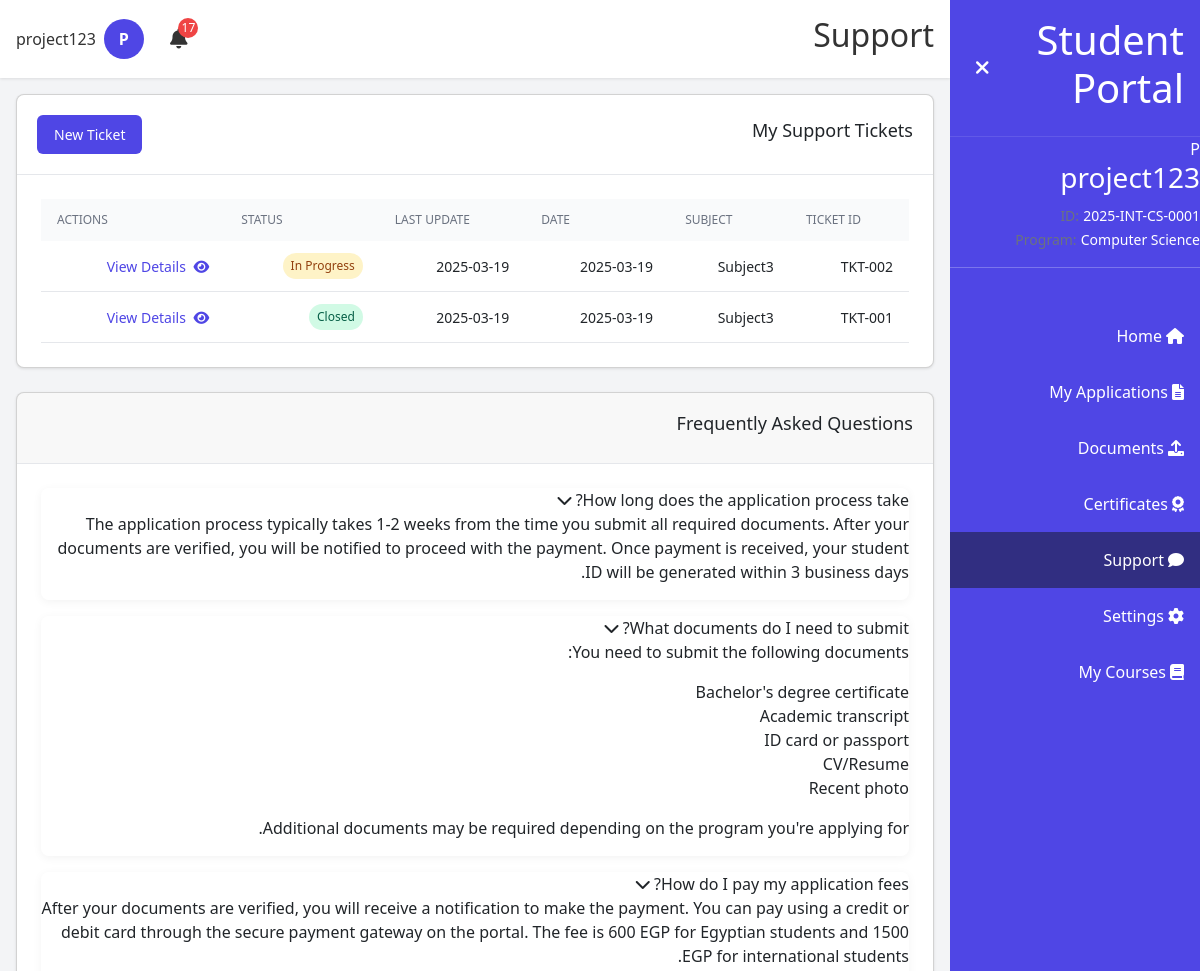
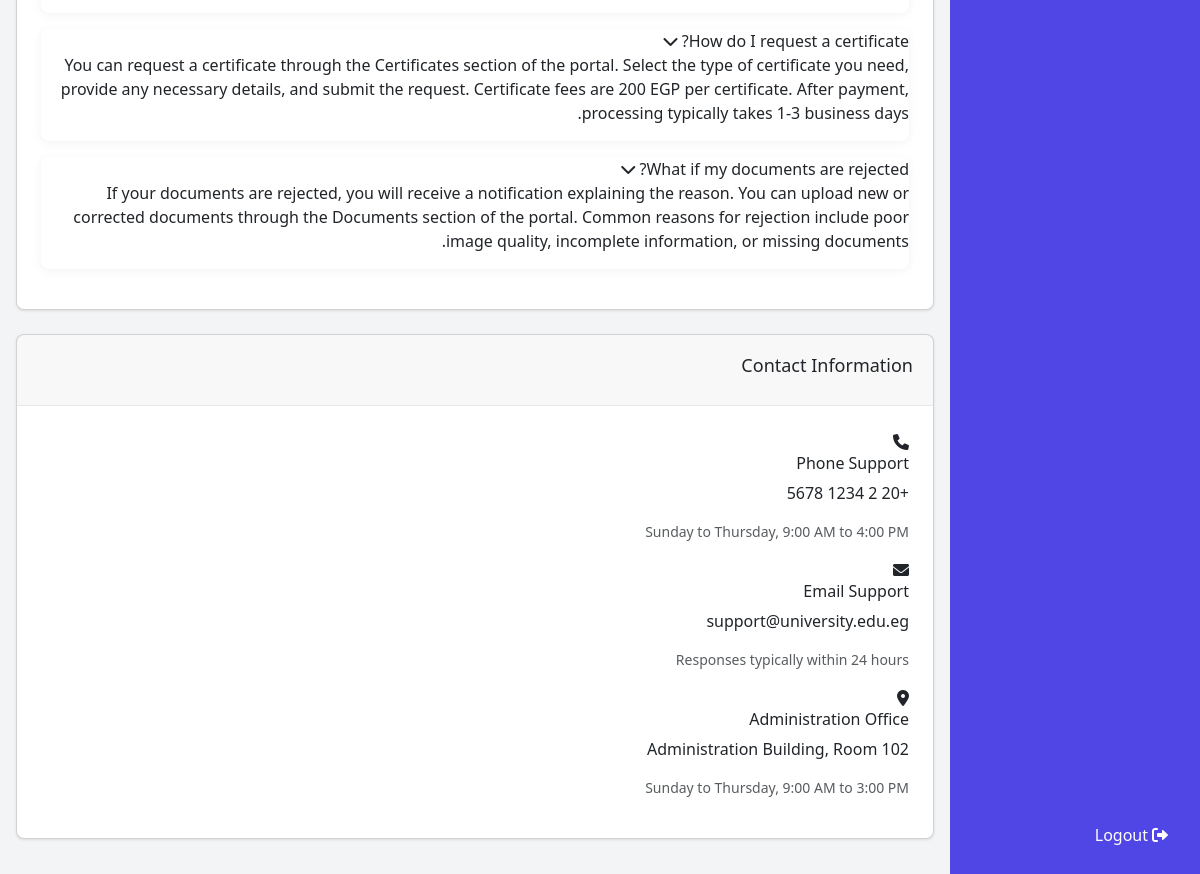
/student/support (signed in), run on the app's committed database (2 pictures, top to bottom).
### models.py (models this page shows, shortened)
class User(db.Model, UserMixin):
    __tablename__ = 'user'
    __table_args__ = {'extend_existing': True}
    id = db.Column(db.Integer, primary_key=True)
    email = db.Column(db.String(120), unique=True, nullable=False)
    password_hash = db.Column(db.String(128), nullable=False)
    full_name = db.Column(db.String(100), nullable=False)
    phone = db.Column(db.String(20), nullable=True)
    nationality = db.Column(db.String(50), nullable=True)
    education = db.Column(db.String(50), nullable=True)
    role = db.Column(db.String(20), default='student')
    created_at = db.Column(db.DateTime, default=datetime.utcnow)
    applications = db.relationship('Application', backref='user', lazy=True)
    documents = db.relationship('Document', backref='user', lazy=True)
    certificates = db.relationship('Certificate', backref='user', lazy=True)
    tickets = db.relationship('Ticket', backref='user', lazy=True)
    notifications = db.relationship('Notification', backref='user', lazy=True)
    def is_admin(self):
        return self.role == 'admin'

class StudentID(db.Model):
    __tablename__ = 'student_id'
    __table_args__ = {'extend_existing': True}
    id = db.Column(db.Integer, primary_key=True)
    student_id = db.Column(db.String(20), unique=True, nullable=False)
    application_id = db.Column(db.Integer, db.ForeignKey('application.id'), unique=True, nullable=False)
    application = db.relationship('Application', backref='student_id', lazy=True)
    created_at = db.Column(db.DateTime, default=datetime.utcnow)

class Application(db.Model):
    __tablename__ = 'application'
    __table_args__ = {'extend_existing': True}
    id = db.Column(db.Integer, primary_key=True)
    app_id = db.Column(db.String(20), unique=True, nullable=False)
    user_id = db.Column(db.Integer, db.ForeignKey('user.id'), nullable=False)
    program = db.Column(db.String(200), nullable=False)  # This stores the program name
    program_id = db.Column(db.Integer, db.ForeignKey('programs.id'), nullable=True)
    program_relation = db.relationship('Program', backref='applications', lazy=True)
    status = db.Column(db.String(50), default='Pending Review')
    payment_status = db.Column(db.String(20), default='Pending')
    date_submitted = db.Column(db.DateTime, default=datetime.utcnow)

class Ticket(db.Model):
    __tablename__ = 'ticket'
    __table_args__ = {'extend_existing': True}
    id = db.Column(db.Integer, primary_key=True)
    ticket_id = db.Column(db.String(20), unique=True, nullable=False)
    user_id = db.Column(db.Integer, db.ForeignKey('user.id'), nullable=False)
    subject = db.Column(db.String(100), nullable=False)
    status = db.Column(db.String(20), default='Open')
    created_at = db.Column(db.DateTime, default=datetime.utcnow)
    messages = db.relationship('TicketMessage', backref='ticket', lazy=True, order_by='TicketMessage.created_at')

class TicketMessage(db.Model):
    __tablename__ = 'ticket_message'
    __table_args__ = {'extend_existing': True}
    id = db.Column(db.Integer, primary_key=True)
    ticket_id = db.Column(db.Integer, db.ForeignKey('ticket.id'), nullable=False)
    sender = db.Column(db.String(20), nullable=False)
    message = db.Column(db.Text, nullable=False)
    created_at = db.Column(db.DateTime, default=datetime.utcnow)

### run.py (the view)
@app.route('/student/support')
@login_required
def student_support():
    if current_user.is_admin():
        return redirect(url_for('admin_dashboard'))
    tickets = Ticket.query.filter_by(user_id=current_user.id).order_by(Ticket.created_at.desc()).all()
    return render_template('student/support.html', tickets=tickets)

### templates/student/support.html (shortened to what this page needs)
{% extends "student_layout.html" %}
{% block page_title %}Support{% endblock %}
{% block main_content %}
<div class="card">
    <div class="card-header-with-actions">
        <h3>My Support Tickets</h3>
        <a href="{{ url_for('student_new_ticket') }}" class="btn primary">New Ticket</a>
    </div>
    <div class="card-body">
        {% if tickets %}
            <div class="table-container">
                <table class="full-width-table">
                    <thead>
                        <tr>
                            <th>Ticket ID</th>
                            <th>Subject</th>
                            <th>Date</th>
                            <th>Last Update</th>
                            <th>Status</th>
                            <th>Actions</th>
                        </tr>
                    </thead>
                    <tbody>
                        {% for ticket in tickets|sort(attribute='created_at', reverse=true) %}
                            <tr>
                                <td>{{ ticket.ticket_id }}</td>
                                <td>{{ ticket.subject }}</td>
                                <td>{{ ticket.created_at.strftime('%Y-%m-%d') }}</td>
                                <td>
                                    {% if ticket.messages %}
                                        {{ ticket.messages[-1].created_at.strftime('%Y-%m-%d') }}
                                    {% else %}
                                        {{ ticket.created_at.strftime('%Y-%m-%d') }}
                                    {% endif %}
                                </td>
                                <td>
                                    <span class="status-badge
                                        {% if ticket.status == 'Open' %}red
                                        {% elif ticket.status == 'In Progress' %}yellow
                                        {% elif ticket.status == 'Closed' %}green
                                        {% endif %}">
                                        {{ ticket.status }}
                                    </span>
                                </td>
                                <td>
                                    <a href="{{ url_for('student_ticket_detail', ticket_id=ticket.id) }}" class="btn-link">
                                        <i class="fas fa-eye"></i> View Details
                                    </a>
                                </td>
                            </tr>
                        {% endfor %}
                    </tbody>
                </table>
            </div>
        {% else %}
            <div class="text-center py-10">
                <p class="text-muted mb-4">You haven't created any support tickets yet.</p>
                <a href="{{ url_for('student_new_ticket') }}" class="btn primary">Create Ticket</a>
            </div>
        {% endif %}
    </div>
</div>
<div class="card mt-6">
    <div class="card-header">
        <h3>Frequently Asked Questions</h3>
    </div>
    <div class="card-body">
        <div class="faq-container">
            <div class="faq-item">
                <div class="faq-question" onclick="toggleFAQ(this)">
                    How long does the application process take?
                    <i class="fas fa-chevron-down"></i>
                </div>
                <div class="faq-answer">
                    <p>The application process typically takes 1-2 weeks from the time you submit all required documents. After your documents are verified, you will be notified to proceed with the payment. Once payment is received, your student ID will be generated within 3 business days.</p>
                </div>
            </div>
            <div class="faq-item">
                <div class="faq-question" onclick="toggleFAQ(this)">
                    What documents do I need to submit?
                    <i class="fas fa-chevron-down"></i>
                </div>
                <div class="faq-answer">
                    <p>You need to submit the following documents:</p>
                    <ul class="ml-6" style="list-style-type: disc;">
                        <li>Bachelor's degree certificate</li>
                        <li>Academic transcript</li>
                        <li>ID card or passport</li>
                        <li>CV/Resume</li>
                        <li>Recent photo</li>
                    </ul>
                    <p>Additional documents may be required depending on the program you're applying for.</p>
                </div>
            </div>
            <div class="faq-item">
                <div class="faq-question" onclick="toggleFAQ(this)">
                    How do I pay my application fees?
                    <i class="fas fa-chevron-down"></i>
                </div>
                <div class="faq-answer">
                    <p>After your documents are verified, you will receive a notification to make the payment. You can pay using a credit or debit card through the secure payment gateway on the portal. The fee is 600 EGP for Egyptian students and 1500 EGP for international students.</p>
                </div>
            </div>
            <div class="faq-item">
                <div class="faq-question" onclick="toggleFAQ(this)">
                    How do I request a certificate?
                    <i class="fas fa-chevron-down"></i>
                </div>
                <div class="faq-answer">
                    <p>You can request a certificate through the Certificates section of the portal. Select the type of certificate you need, provide any necessary details, and submit the request. Certificate fees are 200 EGP per certificate. After payment, processing typically takes 1-3 business days.</p>
                </div>
            </div>
            <div class="faq-item">
                <div class="faq-question" onclick="toggleFAQ(this)">
                    What if my documents are rejected?
                    <i class="fas fa-chevron-down"></i>
                </div>
                <div class="faq-answer">
                    <p>If your documents are rejected, you will receive a notification explaining the reason. You can upload new or corrected documents through the Documents section of the portal. Common reasons for rejection include poor image quality, incomplete information, or missing documents.</p>
                </div>
            </div>
        </div>
    </div>
</div>
<div class="card mt-6">
    <div class="card-header">
        <h3>Contact Information</h3>
    </div>
    <div class="card-body">
        <div class="contact-info">
            <div class="contact-item">
                <i class="fas fa-phone contact-icon"></i>
                <div>
                    <h4>Phone Support</h4>
                    <p>+20 2 1234 5678</p>
                    <p class="text-muted">Sunday to Thursday, 9:00 AM to 4:00 PM</p>
                </div>
            </div>
            <div class="contact-item">
                <i class="fas fa-envelope contact-icon"></i>
                <div>
                    <h4>Email Support</h4>
                    <p>support@university.edu.eg</p>
                    <p class="text-muted">Responses typically within 24 hours</p>
                </div>
            </div>
            <div class="contact-item">
                <i class="fas fa-map-marker-alt contact-icon"></i>
                <div>
                    <h4>Administration Office</h4>
                    <p>Administration Building, Room 102</p>
                    <p class="text-muted">Sunday to Thursday, 9:00 AM to 3:00 PM</p>
                </div>
            </div>
        </div>
    </div>
</div>
{% endblock %}

### templates/student_layout.html (shortened to what this page needs)
{% extends "base.html" %}
{% block content %}
<div class="dashboard-container">
    <div id="sidebar" class="sidebar">
        <div class="sidebar-header">
            <h1 id="sidebar-title">Student Portal</h1>
            <button id="toggle-sidebar" class="btn-icon">
                <i class="fas fa-times"></i>
            </button>
        </div>
        {% if student_id %}
        <div class="sidebar-profile">
            <div class="sidebar-avatar">
                {{ current_user.full_name|initials }}
            </div>
            <h3 class="sidebar-name">{{ current_user.full_name }}</h3>
            <div class="sidebar-info">
                <div class="info-item">
                    <span class="info-label">ID:</span>
                    <span class="info-value">{{ student_id }}</span>
                </div>
                <div class="info-item">
                    <span class="info-label">Program:</span>
                    <span class="info-value small">{{ program }}</span>
                </div>
            </div>
        </div>
        <hr class="sidebar-divider">
        {% endif %}
        <nav class="sidebar-nav">
            <a href="{{ url_for('student_dashboard') }}" class="nav-item {% if request.endpoint == 'student_dashboard' %}active{% endif %}">
                <i class="fas fa-home"></i>
                <span class="nav-text">Home</span>
            </a>
            <a href="{{ url_for('student_applications') }}" class="nav-item {% if request.endpoint == 'student_applications' or request.endpoint == 'student_new_application' %}active{% endif %}">
                <i class="fas fa-file-alt"></i>
                <span class="nav-text">My Applications</span>
            </a>
            <a href="{{ url_for('student_documents') }}" class="nav-item {% if request.endpoint == 'student_documents' or request.endpoint == 'student_upload_document' %}active{% endif %}">
                <i class="fas fa-upload"></i>
                <span class="nav-text">Documents</span>
            </a>
            <a href="{{ url_for('student_certificates') }}" class="nav-item {% if request.endpoint == 'student_certificates' or request.endpoint == 'student_request_certificate' %}active{% endif %}">
                <i class="fas fa-award"></i>
                <span class="nav-text">Certificates</span>
            </a>
            <a href="{{ url_for('student_support') }}" class="nav-item {% if request.endpoint == 'student_support' or request.endpoint == 'student_new_ticket' or request.endpoint == 'student_ticket_detail' %}active{% endif %}">
                <i class="fas fa-comment"></i>
                <span class="nav-text">Support</span>
            </a>
            <a href="{{ url_for('student_settings') }}" class="nav-item {% if request.endpoint == 'student_settings' %}active{% endif %}">
                <i class="fas fa-cog"></i>
                <span class="nav-text">Settings</span>
            </a>
            <a href="{{ url_for('student_courses') }}" class="nav-item {% if request.endpoint == 'student_courses' %}active{% endif %}">
                <i class="fas fa-book"></i>
                <span class="nav-text">My Courses</span>
            </a>
        </nav>
        <div class="logout-container">
            <a href="{{ url_for('logout') }}" class="nav-item">
                <i class="fas fa-sign-out-alt"></i>
                <span class="nav-text">Logout</span>
            </a>
        </div>
    </div>
    <div class="main-content">
        <header class="header">
            <div class="header-content">
                <h2 id="page-title">{% block page_title %}Dashboard{% endblock %}</h2>
                <div class="header-actions">
                    <div class="notification-container">
                        <button id="notification-btn" class="btn-icon">
                            <i class="fas fa-bell"></i>
                            {% set unread_notifications = current_user.notifications|selectattr('read', 'equalto', false)|list %}
                            {% if unread_notifications %}
                                <span id="notification-badge" class="notification-badge">{{ unread_notifications|length }}</span>
                            {% endif %}
                        </button>
                    </div>
                    <div class="user-container">
                        <div class="avatar">
                            {{ current_user.full_name|initials }}
                        </div>
                        <span id="user-name" class="user-name">{{ current_user.full_name }}</span>
                    </div>
                </div>
            </div>
        </header>
        <main class="content">
            {% block main_content %}{% endblock %}
        </main>
    </div>
</div>
{% endblock %}

### data on the page
User: full_name|initials "P", full_name "project123"
StudentID: student "2025-INT-CS-0001"
Application: program "Computer Science"
Ticket: ticket_id "TKT-002", subject "Subject3", created_at "2025-03-19", status "In Progress"
Ticket: ticket_id "TKT-001", subject "Subject3", created_at "2025-03-19", status "Closed"

### other printed values
{{ unread_notifications|length }} "17"
